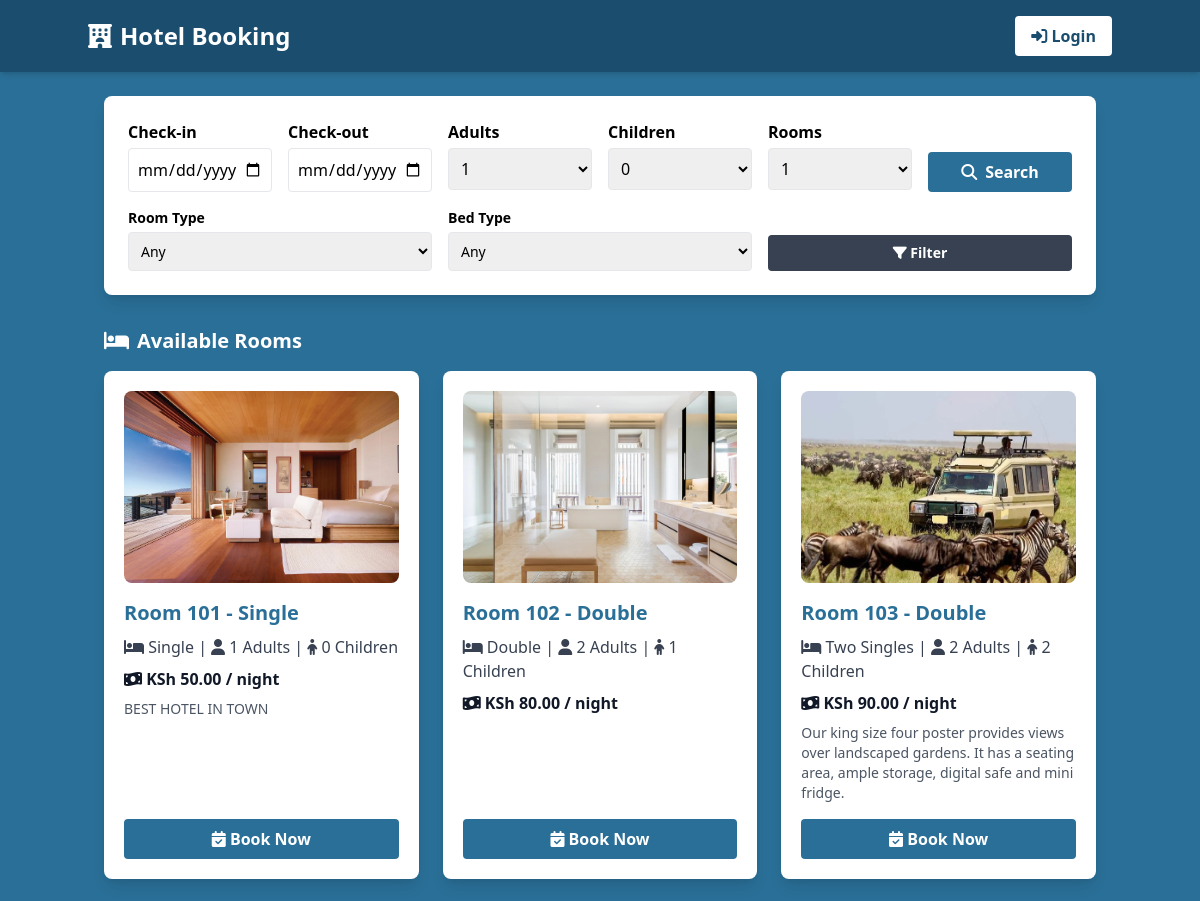
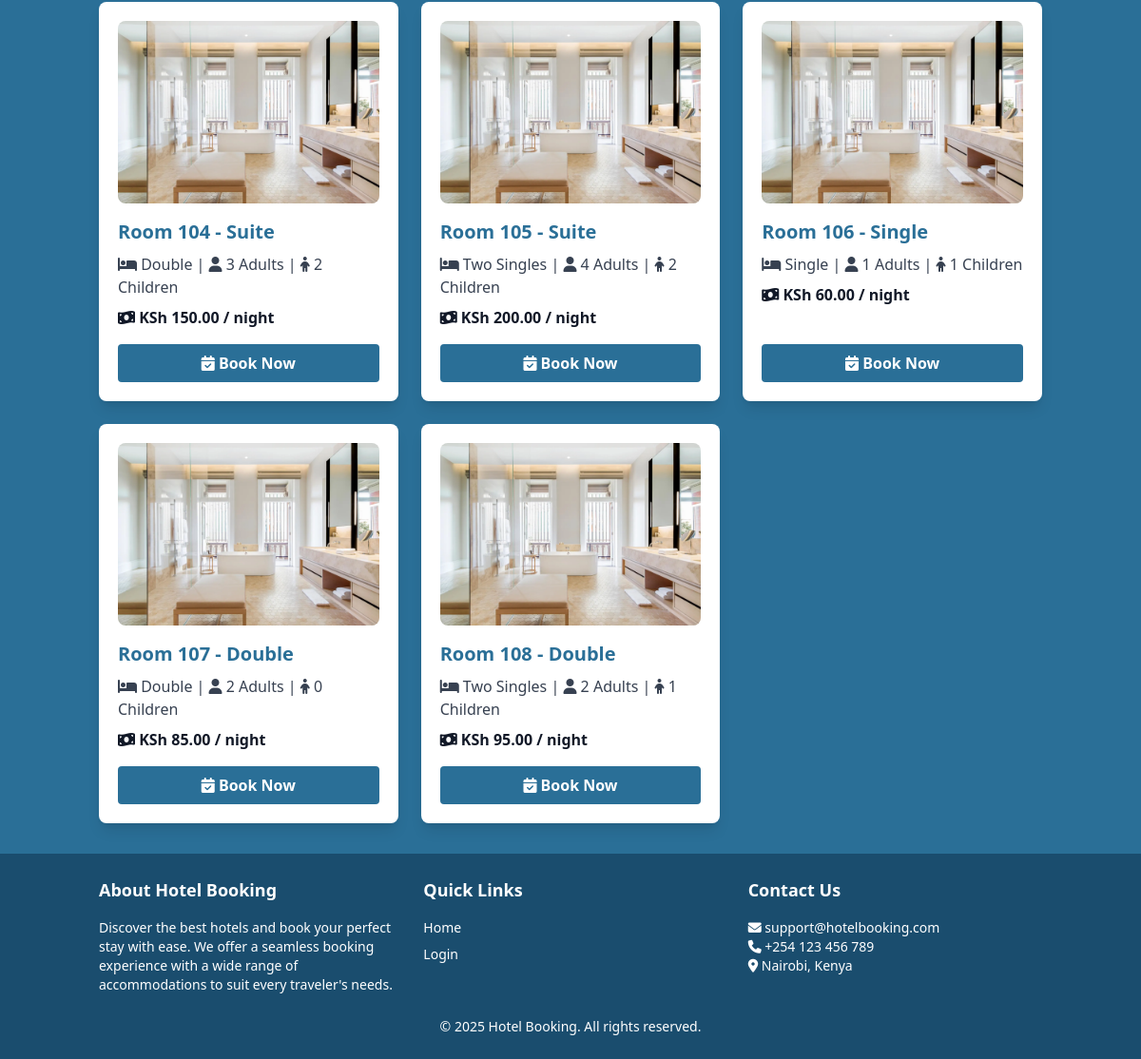
The page / on the database its author committed (2 pictures, top to bottom).
### hotel_listing/models.py (models this page shows, shortened)
class Room(models.Model):
    room_number = models.CharField(max_length=10, unique=True)
    room_type = models.CharField(max_length=50)  # e.g., Single, Double, Suite
    capacity_adults = models.IntegerField(validators=[MinValueValidator(1)])
    capacity_children = models.IntegerField(validators=[MinValueValidator(0)])
    price_per_night = models.DecimalField(max_digits=10, decimal_places=2, validators=[MinValueValidator(0.01)])
    bed_type = models.CharField(
        max_length=20,
        choices=[
            ('Single', 'Single Bed'),
            ('Double', 'Double Bed'),
            ('Two Singles', 'Two Single Beds')
        ]
    )
    is_available = models.BooleanField(default=True)
    image = models.ImageField(upload_to='rooms/', blank=True, null=True)  # New image field
    description = models.TextField(blank=True, null=True)  # New description field
    class Meta:
        db_table = 'rooms'

### hotel_listing/views.py (the view, shortened to what this page needs)
# urls.py: path('', views.home, name="home"),
def home(request):
    rooms = Room.objects.filter(is_available=True)
    checkin = request.GET.get('checkin')
    checkout = request.GET.get('checkout')
    adults = request.GET.get('adults')
    children = request.GET.get('children')
    num_rooms = request.GET.get('rooms')
    room_type = request.GET.get('room_type')
    bed_type = request.GET.get('bed_type')
    if adults and adults.isdigit():
        rooms = rooms.filter(capacity_adults__gte=int(adults))
    if children and children.isdigit():
        rooms = rooms.filter(capacity_children__gte=int(children))
    if num_rooms and num_rooms.isdigit():
        if hasattr(Room, "total_rooms"):
            rooms = rooms.filter(total_rooms__gte=int(num_rooms))
    if room_type:
        rooms = rooms.filter(room_type__iexact=room_type)
    if bed_type:
        rooms = rooms.filter(bed_type__iexact=bed_type)
    context = {
        "rooms": rooms,
        "error": request.GET.get('error')
    }
    return render(request, "home.html", context)

### hotel_listing/templatetags/custom_tags.py (called while the page is built)
@register.filter
def to(start, end):
    return range(start, end + 1)

### hotel_listing/templates/home.html (shortened to what this page needs)
{% load static %}
{% load custom_tags %}
<!DOCTYPE html>
<html lang="en">
<head>
    <script src="https://cdn.tailwindcss.com"></script>
    <link href="https://cdnjs.cloudflare.com/ajax/libs/font-awesome/6.5.1/css/all.min.css" rel="stylesheet">
</head>
<body class="bg-[#2a6f97] min-h-screen">
    <nav class="bg-[#1a4d6e] p-4 shadow-md">
        <div class="container mx-auto flex justify-between items-center">
            <h1 class="text-white text-2xl font-bold flex items-center gap-2">
                <i class="fa-solid fa-hotel"></i> Hotel Booking
            </h1>
            {% if user.is_authenticated %}
                <div class="flex items-center gap-2">
                    <a href="{% url 'dashboard' %}"
                       class="text-white font-semibold px-4 py-2 rounded hover:bg-blue-700 transition">
                        <i class="fa fa-tachometer-alt"></i> Dashboard
                    </a>
                    <a href="{% url 'dashboard' %}"
                       class="text-white font-semibold px-4 py-2 rounded hover:bg-blue-700 transition">
                        <i class="fa fa-book"></i> My Bookings
                    </a>
                    <a href="{% url 'logout' %}"
                       class="text-white font-semibold px-4 py-2 rounded hover:bg-blue-700 transition">
                        <i class="fa fa-sign-out-alt"></i> Logout
                    </a>
                </div>
            {% else %}
                <a href="{% url 'login' %}"
                   class="bg-white text-[#1a4d6e] font-semibold px-4 py-2 rounded hover:bg-gray-200 transition">
                    <i class="fa fa-sign-in-alt"></i> Login
                </a>
            {% endif %}
        </div>
    </nav>
    <div class="container mx-auto mt-6 px-4">
        <form method="get" action="{% url 'home' %}" id="searchForm"
              class="bg-white p-6 rounded-lg shadow-lg">
            <div class="grid grid-cols-6 gap-4">
                <div>
                    <label class="block font-semibold mb-1">Check-in</label>
                    <input type="date" name="checkin" id="checkin"
                           value="{{ request.GET.checkin }}"
                           class="w-full border rounded p-2" required>
                </div>
                <div>
                    <label class="block font-semibold mb-1">Check-out</label>
                    <input type="date" name="checkout" id="checkout"
                           value="{{ request.GET.checkout }}"
                           class="w-full border rounded p-2" required>
                </div>
                <div>
                    <label class="block font-semibold mb-1">Adults</label>
                    <select name="adults" id="adults" class="w-full border rounded p-2">
                        {% for i in 1|to:10 %}
                            <option value="{{ i }}" {% if request.GET.adults == i|stringformat:"s" %}selected{% endif %}>
                                {{ i }}
                            </option>
                        {% endfor %}
                    </select>
                </div>
                <div>
                    <label class="block font-semibold mb-1">Children</label>
                    <select name="children" id="children" class="w-full border rounded p-2">
                        {% for i in 0|to:10 %}
                            <option value="{{ i }}" {% if request.GET.children == i|stringformat:"s" %}selected{% endif %}>
                                {{ i }}
                            </option>
                        {% endfor %}
                    </select>
                </div>
                <div>
                    <label class="block font-semibold mb-1">Rooms</label>
                    <select name="rooms" id="rooms" class="w-full border rounded p-2">
                        {% for i in 1|to:5 %}
                            <option value="{{ i }}" {% if request.GET.rooms == i|stringformat:"s" %}selected{% endif %}>
                                {{ i }}
                            </option>
                        {% endfor %}
                    </select>
                </div>
                <div class="flex items-end">
                    <button type="submit"
                            class="w-full flex items-center justify-center gap-2 bg-[#2a6f97] hover:bg-[#1a4d6e] text-white font-bold py-2 px-4 rounded">
                        <i class="fa fa-search"></i> Search
                    </button>
                </div>
            </div>
            <div class="grid grid-cols-3 gap-4 mt-4">
                <div>
                    <label class="block text-sm font-semibold mb-1">Room Type</label>
                    <select name="room_type" class="w-full border rounded p-2 text-sm">
                        <option value="">Any</option>
                    </select>
                </div>
                <div>
                    <label class="block text-sm font-semibold mb-1">Bed Type</label>
                    <select name="bed_type" class="w-full border rounded p-2 text-sm">
                        <option value="">Any</option>
                    </select>
                </div>
                <div class="flex items-end">
                    <button type="submit"
                            class="w-full bg-gray-700 hover:bg-gray-900 text-white font-bold py-2 px-4 rounded text-sm">
                        <i class="fa fa-filter"></i> Filter
                    </button>
                </div>
            </div>
        </form>
    </div>
    <div class="container mx-auto mt-8 px-4">
        <h2 class="text-white text-xl font-semibold mb-4 flex items-center gap-2">
            <i class="fa fa-bed"></i> Available Rooms
        </h2>
        <div class="grid md:grid-cols-3 gap-6">
            {% for room in rooms %}
                <div class="bg-white rounded-lg shadow-lg p-5 flex flex-col justify-between hover:shadow-xl transition">
                    <div>
                        {% if room.image %}
                            <img src="{{ room.image.url }}" alt="{{ room.room_type }} Image" class="w-full h-48 object-cover rounded-lg mb-4">
                        {% else %}
                            <img src="/media/rooms/default-room.jpg" alt="Default Room Image" class="w-full h-48 object-cover rounded-lg mb-4">
                        {% endif %}
                        <h3 class="text-xl font-bold text-[#2a6f97] mb-2">
                            Room {{ room.room_number }} - {{ room.room_type }}
                        </h3>
                        <p class="text-gray-700">
                            <i class="fa fa-bed"></i> {{ room.bed_type }} |
                            <i class="fa fa-user"></i> {{ room.capacity_adults }} Adults |
                            <i class="fa fa-child"></i> {{ room.capacity_children }} Children
                        </p>
                        <p class="mt-2 font-semibold text-gray-900">
                            <i class="fa fa-money-bill-wave"></i> KSh {{ room.price_per_night|floatformat:2 }} / night
                        </p>
                        {% if room.description %}
                            <p class="mt-2 text-gray-600 text-sm">{{ room.description }}</p>
                        {% endif %}
                    </div>
                    <div class="mt-4">
                        <a href="{% url 'book_room' room.id %}?"
                           class="block text-center bg-[#2a6f97] hover:bg-[#1a4d6e] text-white font-bold py-2 px-4 rounded book-now-link">
                            <i class="fa fa-calendar-check"></i> Book Now
                        </a>
                    </div>
                </div>
            {% empty %}
                <p class="text-white">No rooms available for the selected criteria.</p>
            {% endfor %}
        </div>
    </div>
    <footer class="bg-[#1a4d6e] text-white py-6 mt-8">
        <div class="container mx-auto px-4">
            <div class="grid grid-cols-1 md:grid-cols-3 gap-8">
                <div>
                    <h3 class="text-lg font-semibold mb-4">About Hotel Booking</h3>
                    <p class="text-sm">
                        Discover the best hotels and book your perfect stay with ease.
                        We offer a seamless booking experience with a wide range of accommodations
                        to suit every traveler's needs.
                    </p>
                </div>
                <div>
                    <h3 class="text-lg font-semibold mb-4">Quick Links</h3>
                    <ul class="text-sm space-y-2">
                        <li><a href="{% url 'home' %}" class="hover:underline">Home</a></li>
                        {% if user.is_authenticated %}
                            <li><a href="{% url 'dashboard' %}" class="hover:underline">Dashboard</a></li>
                            <li><a href="{% url 'dashboard' %}" class="hover:underline">My Bookings</a></li>
                            <li><a href="{% url 'logout' %}" class="hover:underline">Logout</a></li>
                        {% else %}
                            <li><a href="{% url 'login' %}" class="hover:underline">Login</a></li>
                        {% endif %}
                    </ul>
                </div>
                <div>
                    <h3 class="text-lg font-semibold mb-4">Contact Us</h3>
                    <p class="text-sm">
                        <i class="fa fa-envelope"></i> support@hotelbooking.com<br>
                        <i class="fa fa-phone"></i> +254 123 456 789<br>
                        <i class="fa fa-map-marker-alt"></i> Nairobi, Kenya
                    </p>
                </div>
            </div>
            <div class="mt-6 text-center text-sm">
                <p>&copy; {% now "Y" %} Hotel Booking. All rights reserved.</p>
            </div>
        </div>
    </footer>
</body>
</html>

### rows shown on the page
Room: image (picture), room_number "101", room_type "Single", bed_type "Single", capacity_adults "1", capacity_children "0", price_per_night "50.00", description "BEST HOTEL IN TOWN"
Room: room_number "102", room_type "Double", bed_type "Double", capacity_adults "2", capacity_children "1", price_per_night "80.00"
Room: image (picture), room_number "103", room_type "Double", bed_type "Two Singles", capacity_adults "2", capacity_children "2", price_per_night "90.00", description "Our king size four poster provides views over landscaped gardens. It has a seating area, ample storage, digital safe and mini fridge."
Room: room_number "104", room_type "Suite", bed_type "Double", capacity_adults "3", capacity_children "2", price_per_night "150.00"
Room: room_number "105", room_type "Suite", bed_type "Two Singles", capacity_adults "4", capacity_children "2", price_per_night "200.00"
Room: room_number "106", room_type "Single", bed_type "Single", capacity_adults "1", capacity_children "1", price_per_night "60.00"
Room: room_number "107", room_type "Double", bed_type "Double", capacity_adults "2", capacity_children "0", price_per_night "85.00"
Room: room_number "108", room_type "Double", bed_type "Two Singles", capacity_adults "2", capacity_children "1", price_per_night "95.00"

### other values the page prints
form field adults "1"
form field children "0"
form field rooms "1"
